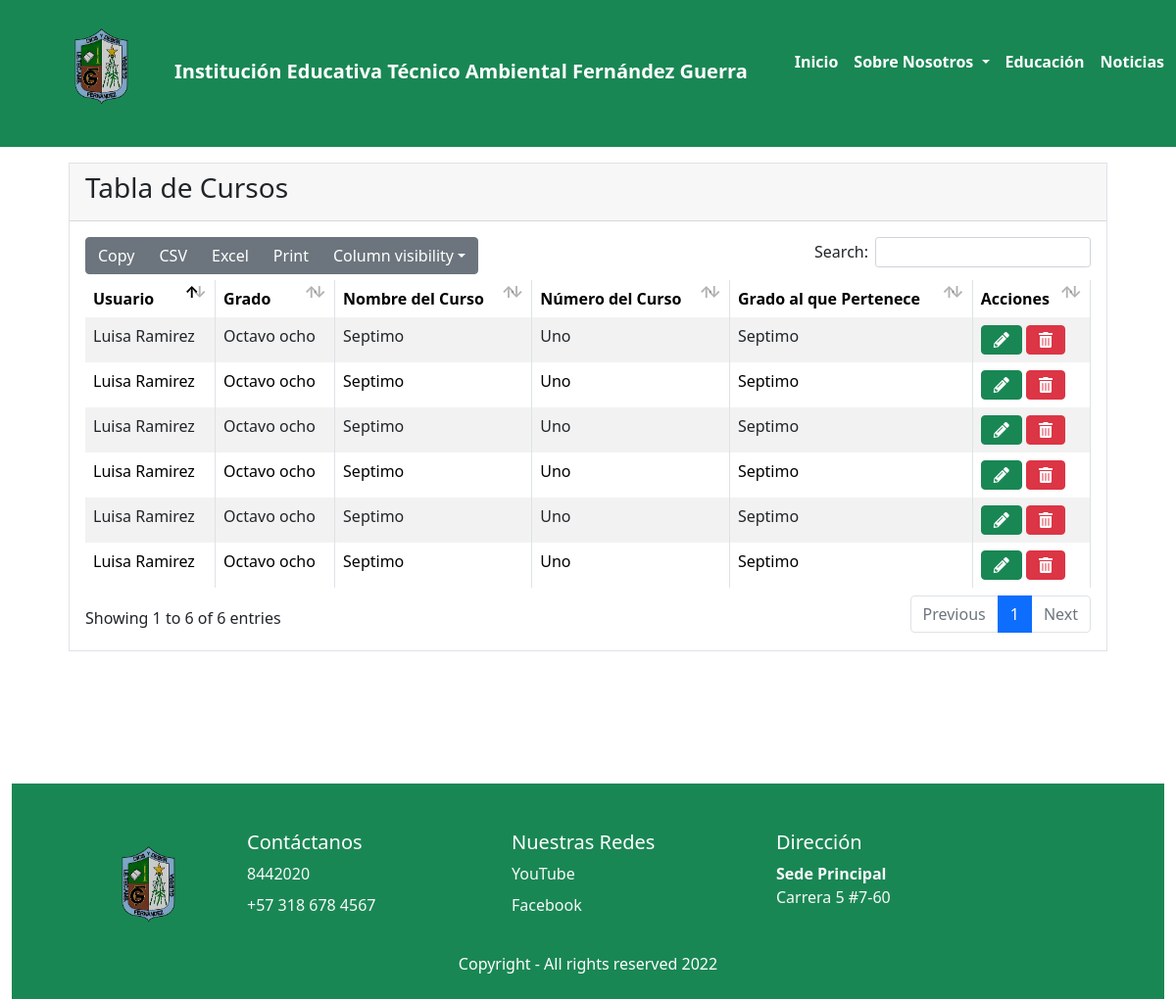
The page /curso/ on the database as committed earlier.
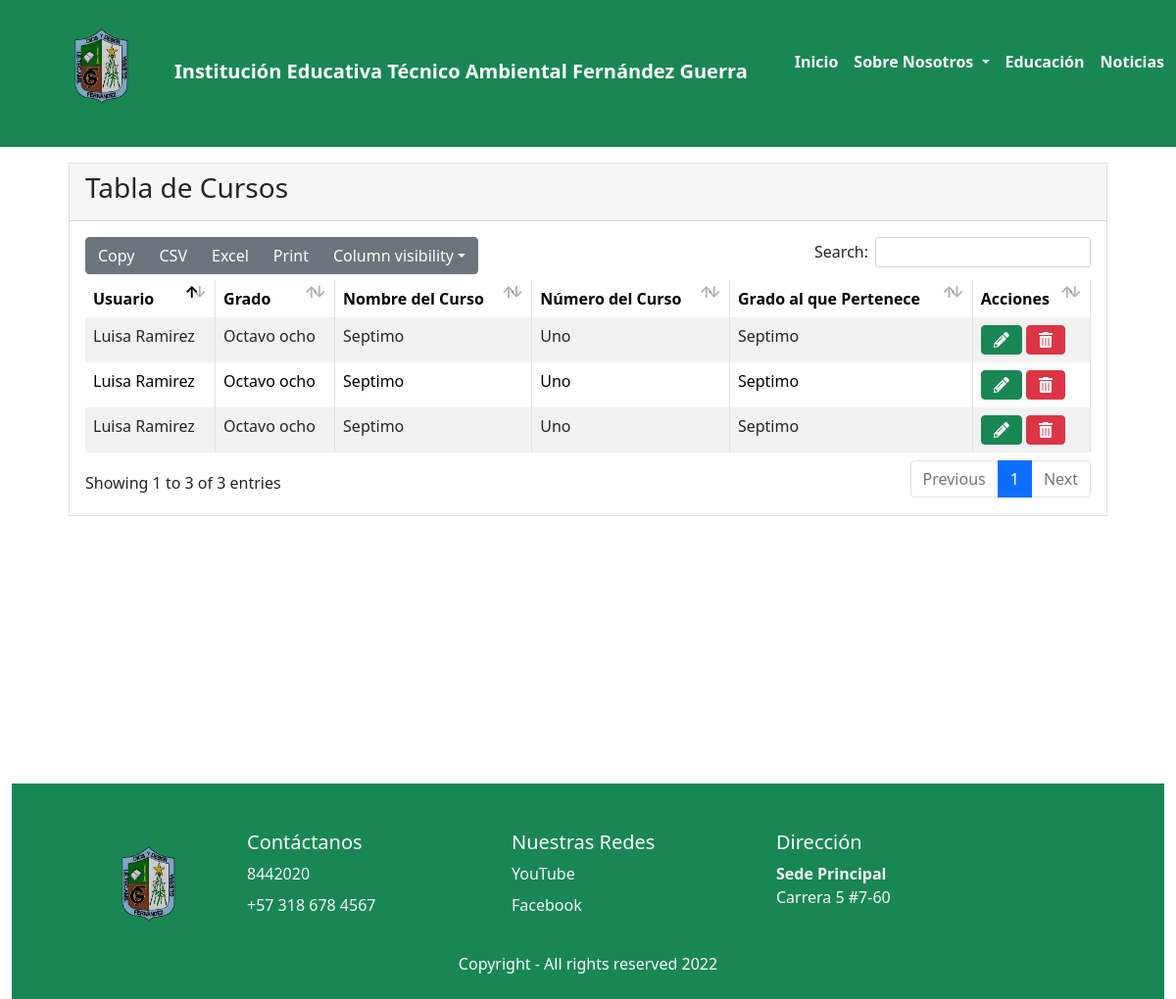
The same page on the database as committed later.
### curso/models.py (models this page shows, shortened)
class Curso(models.Model):
        usuario=models.ForeignKey(Usuario, on_delete=models.CASCADE,verbose_name='Usuario')
        grado=models.ForeignKey(Grado, on_delete=models.CASCADE,verbose_name='Grado')
        nombreCurso=models.CharField(max_length=20, verbose_name="Nombre Curso")
        numCurso=models.CharField(max_length=40, verbose_name="Número Curso")
        class GradoPerte(models.TextChoices):
                Sexto='Sexto', _('Sexto')
                Septimo='Septimo', _('Séptimo')
                Octavo='Octavo', _('Octavo')
                Noveno='Noveno', _(' Noveno')
                Decimo='Decimo', _('Décimo')
                Once='Once', _('Once')
        GradoPerte=models.CharField(max_length=10,choices=GradoPerte.choices, default=GradoPerte.Sexto, verbose_name="Grado al que pertenece")
        class Estado(models.TextChoices):
                ACTIVO='1', _('Activo')
                INACTIVO='0', _('Inactivo')
        Estado=models.CharField(max_length=1,choices=Estado.choices, default=Estado.ACTIVO, verbose_name="Estado")

### usuarios/models.py (models this page shows)
class Usuario(models.Model):
    class TipoDoc(models.TextChoices):
        CC='CC', _('Cédula de Ciudadanía')
        CE='CE', _('Cédula de Extranjería')
        PP='PP', _('Pasaporte')
    TipoDoc=models.CharField(max_length=3, choices=TipoDoc.choices , default=TipoDoc.CC, verbose_name="Tipo de Documento")
    numDoc=models.CharField(max_length=60, verbose_name="Número de Documento")
    nombres=models.CharField(max_length=60, verbose_name="Nombres")
    apellidos=models.CharField(max_length=60, verbose_name="Apellidos")
    class Jornada(models.TextChoices):
        JM='MAÑANA', _('Jornada Mañana')
        JT='TARDE', _('Jornada Tarde')
    Jornada=models.CharField(max_length=10,choices=Jornada.choices , default=Jornada.JM, verbose_name="Jornada")
    telefono=models.CharField(max_length=20, verbose_name="Teléfono")
    direccion=models.CharField(max_length=40, verbose_name="Dirección")
    correo=models.CharField(max_length=40, verbose_name="Correo Electrónico")
    class Genero(models.TextChoices):
        M='M', _('Masculino')
        F='F', _('Femenino')
        I='I', _('Indefinido')
    Genero=models.CharField(max_length=3,choices=Genero.choices, default=Genero.M, verbose_name="Género")
    class Rol(models.TextChoices):
        ADMIN='ADMIN', _('Administrador')
        DIRECTIVO='DIRECTIVO', _('Directivo')
        SECRETARIA='SECRETARIA', _('Secretaria')
    Rol=models.CharField(max_length=10,choices=Rol.choices, default=Rol.ADMIN, verbose_name="Rol")
    class Estado(models.TextChoices):
        ACTIVO='1', _('Activo')
        INACTIVO='0', _('Inactivo')
    Estado=models.CharField(max_length=1,choices=Estado.choices, default=Estado.ACTIVO, verbose_name="Estado")
    def __str__(self)->str:
        return "%s %s" %(self.nombres, self.apellidos)

### grado/models.py (models this page shows)
class Grado(models.Model):
    usuario=models.ForeignKey(Usuario, on_delete=models.CASCADE,verbose_name='Usuario')
    nomGrado=models.CharField(max_length=20, verbose_name="Nombre Grado")
    numGrado=models.CharField(max_length=20, verbose_name="Número Grado")
    class Estado(models.TextChoices):
        ACTIVO='1', _('Activo')
        INACTIVO='0', _('Inactivo')
    Estado=models.CharField(max_length=1,choices=Estado.choices, default=Estado.ACTIVO, verbose_name="Estado")
    def __str__(self)->str:
        return "%s %s" %(self.nomGrado, self.numGrado)

### curso/views.py (the view)
# urls.py: path('curso/', include('curso.urls')),
def curso(request):
    curso= Curso.objects.all()
    titulo="Curso"
    context={
        'titulo':titulo,
        'curso':curso
}
    return render(request,'curso/curso.html',context)

### base/Templates/curso/curso.html (shortened to what this page needs)
{% extends 'partials/body.html' %}
{% load static %}
{% block contenido %}
<div class="m-3 border">
  <div class="card-header">
    <h3 class="card-title">Tabla de Cursos</h3>
  </div>
  <div class="card-body">
    <div id="example1_wrapper" class="dataTables_wrapper dt-bootstrap4">
      <div class="row">
        <div class="col-sm-12">
          <table id="example1" class="table table-bordered
            table-striped dataTable dtr-inline"
            aria-describedby="example1_info">
            <thead>
              <tr>
                <th scope="col">Usuario</th>
                <th scope="col">Grado</th>
                <th scope="col">Nombre del Curso</th>
                <th scope="col">Número del Curso</th>
                <th scope="col">Grado al que Pertenece</th>
                <th scope="col">Acciones</th>
              </tr>
            </thead>
            <tbody>
              {% for curso in curso %}
              {% if curso.Estado != '0' %}
              <tr class="odd">
                <td class="sorting_1 dtr-control" tabindex="0">{{curso.usuario}}</td>
                <td>{{curso.grado}}</td>
                <td>{{curso.nombreCurso}}</td>
                <td>{{curso.numCurso}}</td>
                <td>{{curso.GradoPerte}}</td>
                <td>
                  <a class="btn btn-success" href="{% url 'curso-editar' curso.id %}"><i class="fas fa-pencil-alt"></i></a>
                  <a class="btn btn-danger" href="{% url 'curso-eliminar' curso.id %}"><i class="fas fa-trash-alt"></i></a>
                </td>
              </tr>
              {% endif %}
              {% endfor %}
            </tbody>
          </table>
        </div>
      </div>
    </div>
  </div>
</div>
{% endblock contenido %}

Rows that differ between the two databases and show on the page:
no longer on this page (row edited): Curso: usuario "Luisa Ramirez", grado "Octavo ocho", nombreCurso "Septimo", numCurso "Uno", GradoPerte "Septimo"
no longer on this page (row edited): Curso: usuario "Luisa Ramirez", grado "Octavo ocho", nombreCurso "Septimo", numCurso "Uno", GradoPerte "Septimo"
no longer on this page (row edited): Curso: usuario "Luisa Ramirez", grado "Octavo ocho", nombreCurso "Septimo", numCurso "Uno", GradoPerte "Septimo"
Other text that changed with them:
text written by a page script: "Copy CSV Excel Print Column visibility Search: Showing 1 to 6 of 6 entries Previous 1 Next" → "Copy CSV Excel Print Column visibility Search: Showing 1 to 3 of 3 entries Previous 1 Next"
